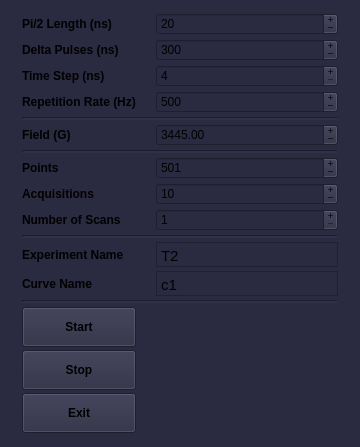
<?xml version="1.0" encoding="UTF-8"?>
<ui version="4.0">
 <class>MainWindow</class>
 <widget class="QMainWindow" name="MainWindow">
  <property name="geometry">
   <rect>
    <x>0</x>
    <y>0</y>
    <width>360</width>
    <height>447</height>
   </rect>
  </property>
  <property name="sizePolicy">
   <sizepolicy hsizetype="Fixed" vsizetype="Fixed">
    <horstretch>0</horstretch>
    <verstretch>0</verstretch>
   </sizepolicy>
  </property>
  <property name="minimumSize">
   <size>
    <width>360</width>
    <height>447</height>
   </size>
  </property>
  <property name="maximumSize">
   <size>
    <width>360</width>
    <height>447</height>
   </size>
  </property>
  <property name="font">
   <font>
    <weight>50</weight>
    <bold>false</bold>
   </font>
  </property>
  <property name="windowTitle">
   <string>T2 Measurement v 0.1</string>
  </property>
  <property name="styleSheet">
   <string notr="true">background-color: rgb(42,42,64);</string>
  </property>
  <widget class="QWidget" name="centralwidget">
   <property name="sizePolicy">
    <sizepolicy hsizetype="Fixed" vsizetype="Fixed">
     <horstretch>0</horstretch>
     <verstretch>0</verstretch>
    </sizepolicy>
   </property>
   <property name="minimumSize">
    <size>
     <width>360</width>
     <height>447</height>
    </size>
   </property>
   <property name="maximumSize">
    <size>
     <width>360</width>
     <height>447</height>
    </size>
   </property>
   <layout class="QGridLayout" name="gridLayout_2">
    <item row="0" column="0">
     <layout class="QGridLayout" name="gridLayout">
      <property name="sizeConstraint">
       <enum>QLayout::SetNoConstraint</enum>
      </property>
      <property name="leftMargin">
       <number>13</number>
      </property>
      <property name="topMargin">
       <number>4</number>
      </property>
      <property name="rightMargin">
       <number>13</number>
      </property>
      <property name="bottomMargin">
       <number>6</number>
      </property>
      <property name="horizontalSpacing">
       <number>20</number>
      </property>
      <property name="verticalSpacing">
       <number>4</number>
      </property>
      <item row="5" column="1">
       <widget class="QDoubleSpinBox" name="box_field">
        <property name="contextMenuPolicy">
         <enum>Qt::NoContextMenu</enum>
        </property>
        <property name="buttonSymbols">
         <enum>QAbstractSpinBox::PlusMinus</enum>
        </property>
        <property name="keyboardTracking">
         <bool>false</bool>
        </property>
        <property name="decimals">
         <number>2</number>
        </property>
        <property name="minimum">
         <double>100.000000000000000</double>
        </property>
        <property name="maximum">
         <double>9100.000000000000000</double>
        </property>
        <property name="singleStep">
         <double>0.500000000000000</double>
        </property>
        <property name="value">
         <double>3445.000000000000000</double>
        </property>
       </widget>
      </item>
      <item row="5" column="0">
       <widget class="QLabel" name="label_4">
        <property name="font">
         <font>
          <weight>75</weight>
          <bold>true</bold>
         </font>
        </property>
        <property name="contextMenuPolicy">
         <enum>Qt::NoContextMenu</enum>
        </property>
        <property name="text">
         <string>Field (G)</string>
        </property>
       </widget>
      </item>
      <item row="13" column="1">
       <widget class="QSpinBox" name="box_averag">
        <property name="contextMenuPolicy">
         <enum>Qt::NoContextMenu</enum>
        </property>
        <property name="buttonSymbols">
         <enum>QAbstractSpinBox::PlusMinus</enum>
        </property>
        <property name="keyboardTracking">
         <bool>false</bool>
        </property>
        <property name="minimum">
         <number>1</number>
        </property>
        <property name="maximum">
         <number>5000</number>
        </property>
        <property name="singleStep">
         <number>10</number>
        </property>
        <property name="value">
         <number>10</number>
        </property>
       </widget>
      </item>
      <item row="19" column="1">
       <widget class="QTextEdit" name="text_edit_curve">
        <property name="sizePolicy">
         <sizepolicy hsizetype="Expanding" vsizetype="Fixed">
          <horstretch>0</horstretch>
          <verstretch>0</verstretch>
         </sizepolicy>
        </property>
        <property name="minimumSize">
         <size>
          <width>0</width>
          <height>25</height>
         </size>
        </property>
        <property name="maximumSize">
         <size>
          <width>16777215</width>
          <height>25</height>
         </size>
        </property>
        <property name="mouseTracking">
         <bool>false</bool>
        </property>
        <property name="contextMenuPolicy">
         <enum>Qt::NoContextMenu</enum>
        </property>
        <property name="verticalScrollBarPolicy">
         <enum>Qt::ScrollBarAlwaysOff</enum>
        </property>
        <property name="html">
         <string>&lt;!DOCTYPE HTML PUBLIC &quot;-//W3C//DTD HTML 4.0//EN&quot; &quot;http://www.w3.org/TR/REC-html40/strict.dtd&quot;&gt;
&lt;html&gt;&lt;head&gt;&lt;meta name=&quot;qrichtext&quot; content=&quot;1&quot; /&gt;&lt;style type=&quot;text/css&quot;&gt;
p, li { white-space: pre-wrap; }
&lt;/style&gt;&lt;/head&gt;&lt;body style=&quot; font-family:'MS Shell Dlg 2'; font-size:8.25pt; font-weight:400; font-style:normal;&quot;&gt;
&lt;p style=&quot; margin-top:0px; margin-bottom:0px; margin-left:0px; margin-right:0px; -qt-block-indent:0; text-indent:0px;&quot;&gt;&lt;span style=&quot; font-family:'Ubuntu'; font-size:11pt;&quot;&gt;c1&lt;/span&gt;&lt;/p&gt;&lt;/body&gt;&lt;/html&gt;</string>
        </property>
       </widget>
      </item>
      <item row="17" column="0" colspan="2">
       <widget class="Line" name="line_4">
        <property name="lineWidth">
         <number>2</number>
        </property>
        <property name="orientation">
         <enum>Qt::Horizontal</enum>
        </property>
       </widget>
      </item>
      <item row="18" column="1">
       <widget class="QTextEdit" name="text_edit_exp_name">
        <property name="sizePolicy">
         <sizepolicy hsizetype="Expanding" vsizetype="Fixed">
          <horstretch>0</horstretch>
          <verstretch>0</verstretch>
         </sizepolicy>
        </property>
        <property name="minimumSize">
         <size>
          <width>0</width>
          <height>25</height>
         </size>
        </property>
        <property name="maximumSize">
         <size>
          <width>16777215</width>
          <height>25</height>
         </size>
        </property>
        <property name="mouseTracking">
         <bool>false</bool>
        </property>
        <property name="tabletTracking">
         <bool>false</bool>
        </property>
        <property name="contextMenuPolicy">
         <enum>Qt::NoContextMenu</enum>
        </property>
        <property name="verticalScrollBarPolicy">
         <enum>Qt::ScrollBarAlwaysOff</enum>
        </property>
        <property name="html">
         <string>&lt;!DOCTYPE HTML PUBLIC &quot;-//W3C//DTD HTML 4.0//EN&quot; &quot;http://www.w3.org/TR/REC-html40/strict.dtd&quot;&gt;
&lt;html&gt;&lt;head&gt;&lt;meta name=&quot;qrichtext&quot; content=&quot;1&quot; /&gt;&lt;style type=&quot;text/css&quot;&gt;
p, li { white-space: pre-wrap; }
&lt;/style&gt;&lt;/head&gt;&lt;body style=&quot; font-family:'MS Shell Dlg 2'; font-size:8.25pt; font-weight:400; font-style:normal;&quot;&gt;
&lt;p style=&quot; margin-top:7px; margin-bottom:7px; margin-left:0px; margin-right:0px; -qt-block-indent:0; text-indent:0px;&quot;&gt;&lt;span style=&quot; font-family:'Ubuntu'; font-size:11pt;&quot;&gt;T2&lt;/span&gt;&lt;/p&gt;&lt;/body&gt;&lt;/html&gt;</string>
        </property>
        <property name="overwriteMode">
         <bool>true</bool>
        </property>
        <property name="acceptRichText">
         <bool>false</bool>
        </property>
        <property name="textInteractionFlags">
         <set>Qt::TextEditorInteraction</set>
        </property>
        <property name="markdown" stdset="0">
         <string>Exp T2

</string>
        </property>
       </widget>
      </item>
      <item row="1" column="0">
       <widget class="QLabel" name="label_2">
        <property name="font">
         <font>
          <weight>75</weight>
          <bold>true</bold>
         </font>
        </property>
        <property name="contextMenuPolicy">
         <enum>Qt::NoContextMenu</enum>
        </property>
        <property name="text">
         <string>Delta Pulses (ns)</string>
        </property>
       </widget>
      </item>
      <item row="15" column="1">
       <widget class="QSpinBox" name="box_scan">
        <property name="contextMenuPolicy">
         <enum>Qt::NoContextMenu</enum>
        </property>
        <property name="buttonSymbols">
         <enum>QAbstractSpinBox::PlusMinus</enum>
        </property>
        <property name="keyboardTracking">
         <bool>false</bool>
        </property>
        <property name="minimum">
         <number>1</number>
        </property>
        <property name="maximum">
         <number>100</number>
        </property>
        <property name="value">
         <number>1</number>
        </property>
       </widget>
      </item>
      <item row="0" column="0">
       <widget class="QLabel" name="label">
        <property name="font">
         <font>
          <weight>75</weight>
          <bold>true</bold>
          <kerning>true</kerning>
         </font>
        </property>
        <property name="contextMenuPolicy">
         <enum>Qt::NoContextMenu</enum>
        </property>
        <property name="text">
         <string>Pi/2 Length (ns)</string>
        </property>
       </widget>
      </item>
      <item row="12" column="0">
       <widget class="QLabel" name="label_3">
        <property name="font">
         <font>
          <weight>75</weight>
          <bold>true</bold>
         </font>
        </property>
        <property name="contextMenuPolicy">
         <enum>Qt::NoContextMenu</enum>
        </property>
        <property name="text">
         <string>Points</string>
        </property>
       </widget>
      </item>
      <item row="23" column="0">
       <widget class="QPushButton" name="button_off">
        <property name="minimumSize">
         <size>
          <width>0</width>
          <height>40</height>
         </size>
        </property>
        <property name="font">
         <font>
          <weight>75</weight>
          <bold>true</bold>
         </font>
        </property>
        <property name="contextMenuPolicy">
         <enum>Qt::NoContextMenu</enum>
        </property>
        <property name="text">
         <string>Exit</string>
        </property>
       </widget>
      </item>
      <item row="15" column="0">
       <widget class="QLabel" name="label_7">
        <property name="font">
         <font>
          <weight>75</weight>
          <bold>true</bold>
         </font>
        </property>
        <property name="contextMenuPolicy">
         <enum>Qt::NoContextMenu</enum>
        </property>
        <property name="text">
         <string>Number of Scans</string>
        </property>
       </widget>
      </item>
      <item row="21" column="0">
       <widget class="QPushButton" name="button_start">
        <property name="minimumSize">
         <size>
          <width>0</width>
          <height>40</height>
         </size>
        </property>
        <property name="font">
         <font>
          <weight>75</weight>
          <bold>true</bold>
         </font>
        </property>
        <property name="contextMenuPolicy">
         <enum>Qt::NoContextMenu</enum>
        </property>
        <property name="text">
         <string>Start</string>
        </property>
       </widget>
      </item>
      <item row="19" column="0">
       <widget class="QLabel" name="label_10">
        <property name="font">
         <font>
          <weight>75</weight>
          <bold>true</bold>
         </font>
        </property>
        <property name="contextMenuPolicy">
         <enum>Qt::NoContextMenu</enum>
        </property>
        <property name="text">
         <string>Curve Name</string>
        </property>
       </widget>
      </item>
      <item row="11" column="0" colspan="2">
       <widget class="Line" name="line_3">
        <property name="lineWidth">
         <number>2</number>
        </property>
        <property name="orientation">
         <enum>Qt::Horizontal</enum>
        </property>
       </widget>
      </item>
      <item row="22" column="0">
       <widget class="QPushButton" name="button_stop">
        <property name="minimumSize">
         <size>
          <width>0</width>
          <height>40</height>
         </size>
        </property>
        <property name="font">
         <font>
          <weight>75</weight>
          <bold>true</bold>
         </font>
        </property>
        <property name="contextMenuPolicy">
         <enum>Qt::NoContextMenu</enum>
        </property>
        <property name="layoutDirection">
         <enum>Qt::LeftToRight</enum>
        </property>
        <property name="text">
         <string>Stop</string>
        </property>
       </widget>
      </item>
      <item row="20" column="0" colspan="2">
       <widget class="Line" name="line_5">
        <property name="lineWidth">
         <number>2</number>
        </property>
        <property name="orientation">
         <enum>Qt::Horizontal</enum>
        </property>
       </widget>
      </item>
      <item row="13" column="0">
       <widget class="QLabel" name="label_6">
        <property name="font">
         <font>
          <weight>75</weight>
          <bold>true</bold>
         </font>
        </property>
        <property name="contextMenuPolicy">
         <enum>Qt::NoContextMenu</enum>
        </property>
        <property name="text">
         <string>Acquisitions</string>
        </property>
       </widget>
      </item>
      <item row="4" column="0" colspan="2">
       <widget class="Line" name="line">
        <property name="lineWidth">
         <number>2</number>
        </property>
        <property name="orientation">
         <enum>Qt::Horizontal</enum>
        </property>
       </widget>
      </item>
      <item row="12" column="1">
       <widget class="QSpinBox" name="box_points">
        <property name="contextMenuPolicy">
         <enum>Qt::NoContextMenu</enum>
        </property>
        <property name="buttonSymbols">
         <enum>QAbstractSpinBox::PlusMinus</enum>
        </property>
        <property name="keyboardTracking">
         <bool>false</bool>
        </property>
        <property name="minimum">
         <number>1</number>
        </property>
        <property name="maximum">
         <number>20000</number>
        </property>
        <property name="singleStep">
         <number>10</number>
        </property>
        <property name="value">
         <number>501</number>
        </property>
       </widget>
      </item>
      <item row="2" column="0">
       <widget class="QLabel" name="label_8">
        <property name="font">
         <font>
          <weight>75</weight>
          <bold>true</bold>
         </font>
        </property>
        <property name="contextMenuPolicy">
         <enum>Qt::NoContextMenu</enum>
        </property>
        <property name="text">
         <string>Time Step (ns)</string>
        </property>
       </widget>
      </item>
      <item row="3" column="0">
       <widget class="QLabel" name="label_11">
        <property name="font">
         <font>
          <weight>75</weight>
          <bold>true</bold>
         </font>
        </property>
        <property name="contextMenuPolicy">
         <enum>Qt::NoContextMenu</enum>
        </property>
        <property name="text">
         <string>Repetition Rate (Hz)</string>
        </property>
       </widget>
      </item>
      <item row="18" column="0">
       <widget class="QLabel" name="label_5">
        <property name="font">
         <font>
          <weight>75</weight>
          <bold>true</bold>
         </font>
        </property>
        <property name="contextMenuPolicy">
         <enum>Qt::NoContextMenu</enum>
        </property>
        <property name="text">
         <string>Experiment Name</string>
        </property>
       </widget>
      </item>
      <item row="3" column="1">
       <widget class="QSpinBox" name="box_rep_rate">
        <property name="contextMenuPolicy">
         <enum>Qt::NoContextMenu</enum>
        </property>
        <property name="buttonSymbols">
         <enum>QAbstractSpinBox::PlusMinus</enum>
        </property>
        <property name="keyboardTracking">
         <bool>false</bool>
        </property>
        <property name="minimum">
         <number>2</number>
        </property>
        <property name="maximum">
         <number>50000</number>
        </property>
        <property name="singleStep">
         <number>10</number>
        </property>
        <property name="value">
         <number>500</number>
        </property>
       </widget>
      </item>
      <item row="2" column="1">
       <widget class="QSpinBox" name="box_time_step">
        <property name="contextMenuPolicy">
         <enum>Qt::NoContextMenu</enum>
        </property>
        <property name="buttonSymbols">
         <enum>QAbstractSpinBox::PlusMinus</enum>
        </property>
        <property name="keyboardTracking">
         <bool>false</bool>
        </property>
        <property name="minimum">
         <number>4</number>
        </property>
        <property name="maximum">
         <number>10000</number>
        </property>
        <property name="singleStep">
         <number>4</number>
        </property>
        <property name="value">
         <number>4</number>
        </property>
       </widget>
      </item>
      <item row="0" column="1">
       <widget class="QSpinBox" name="box_length">
        <property name="contextMenuPolicy">
         <enum>Qt::NoContextMenu</enum>
        </property>
        <property name="readOnly">
         <bool>false</bool>
        </property>
        <property name="buttonSymbols">
         <enum>QAbstractSpinBox::PlusMinus</enum>
        </property>
        <property name="specialValueText">
         <string notr="true"/>
        </property>
        <property name="keyboardTracking">
         <bool>false</bool>
        </property>
        <property name="minimum">
         <number>12</number>
        </property>
        <property name="maximum">
         <number>1900</number>
        </property>
        <property name="singleStep">
         <number>2</number>
        </property>
        <property name="value">
         <number>20</number>
        </property>
       </widget>
      </item>
      <item row="1" column="1">
       <widget class="QSpinBox" name="box_delta">
        <property name="contextMenuPolicy">
         <enum>Qt::NoContextMenu</enum>
        </property>
        <property name="buttonSymbols">
         <enum>QAbstractSpinBox::PlusMinus</enum>
        </property>
        <property name="keyboardTracking">
         <bool>false</bool>
        </property>
        <property name="minimum">
         <number>40</number>
        </property>
        <property name="maximum">
         <number>5000</number>
        </property>
        <property name="singleStep">
         <number>2</number>
        </property>
        <property name="value">
         <number>300</number>
        </property>
       </widget>
      </item>
     </layout>
    </item>
   </layout>
  </widget>
 </widget>
 <resources/>
 <connections/>
</ui>
